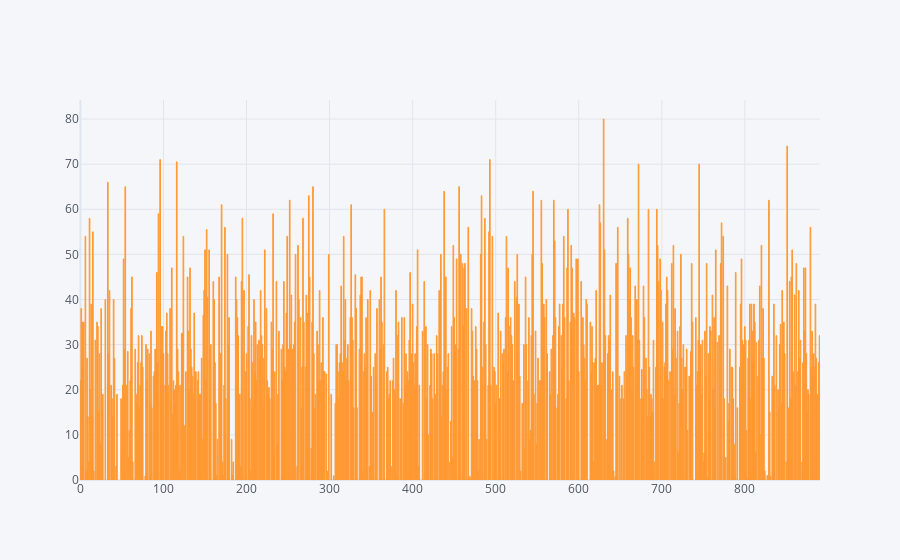

Notebook code for this chart:
### Code cell
import cufflinks as cf
cf.go_offline()
train['Age'].iplot(kind='bar',bins=100)

### Figure 1 — Plotly figure (JSON) as saved in the notebook; plotly's stock layout.template omitted (floating-point values rounded to 4 significant figures; data arrays with more than 128 entries replaced by an {"elided": "..."} marker saying what was removed)
{"data": [{"marker": {"color": "rgba(255, 153, 51, 0.6)", "line": {"color": "rgba(255, 153, 51, 1.0)", "width": 1}}, "name": "Age", "orientation": "v", "text": "", "type": "bar", "x": {"elided": "891 int values"}, "y": {"elided": "891 mixed values"}}], "layout": {"legend": {"bgcolor": "#F5F6F9", "font": {"color": "#4D5663"}}, "paper_bgcolor": "#F5F6F9", "plot_bgcolor": "#F5F6F9", "title": {"font": {"color": "#4D5663"}}, "xaxis": {"gridcolor": "#E1E5ED", "showgrid": true, "tickfont": {"color": "#4D5663"}, "title": {"font": {"color": "#4D5663"}, "text": ""}, "zerolinecolor": "#E1E5ED"}, "yaxis": {"gridcolor": "#E1E5ED", "showgrid": true, "tickfont": {"color": "#4D5663"}, "title": {"font": {"color": "#4D5663"}, "text": ""}, "zerolinecolor": "#E1E5ED"}}}
